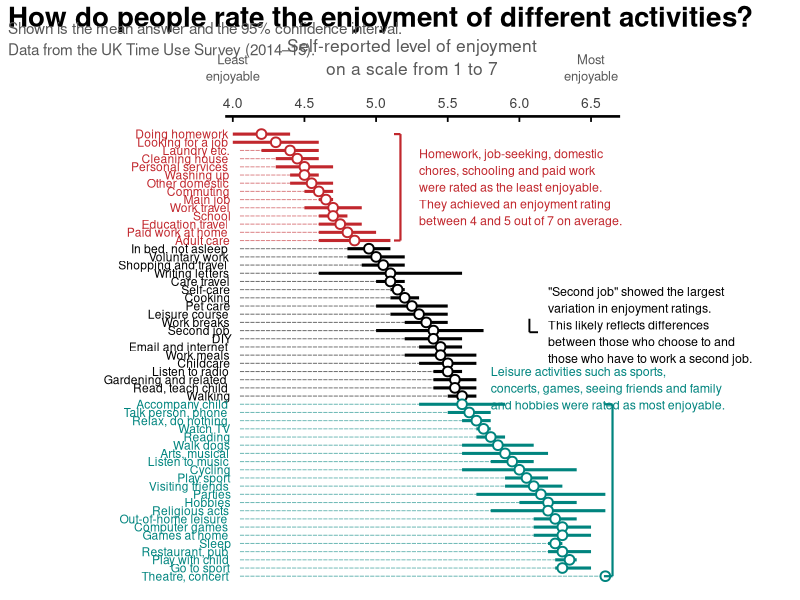
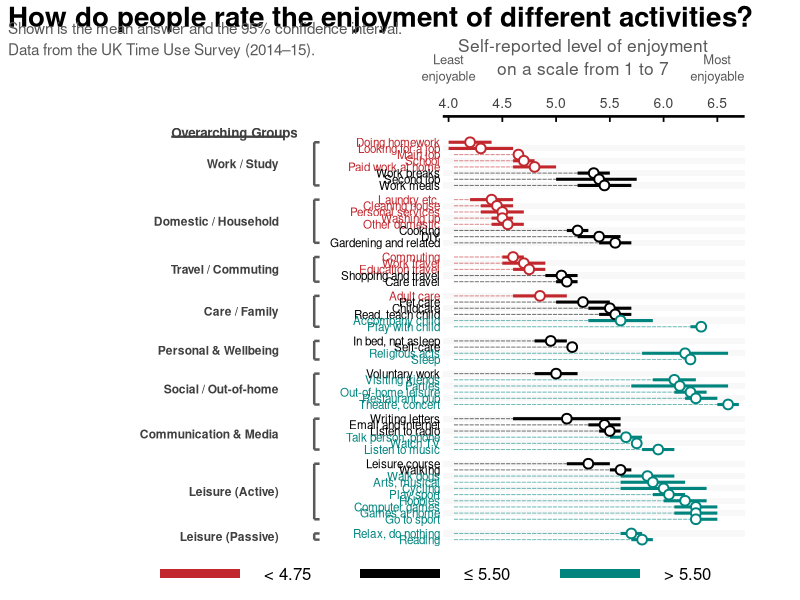

R code for these plots, in order:
## ---- chunk 1
knitr::opts_chunk$set(
  fig.width  = 8.5,
  fig.height = 12.85,  # 1.51 * width
  dpi        = 300,
  out.width  = "100%",
  fig.align  = "center",
  warning    = FALSE,
  message    = FALSE)
## ---- chunk 2
library(readxl)
library(dplyr)
library(ggplot2)
library(cowplot)
library(grid)
## ---- chunk 3
df <- read_excel("enjoyment_uk_time_use.xlsx", sheet = "data") %>%
  arrange(Reihenfolge) %>%
  mutate(
    # Reverse factor levels so the first activity appears at the top
    Activity  = factor(Activity, levels = rev(Activity)),

    # Assign each activity to one of three color groups (low / mid / high enjoyment)
    color_grp = case_when(
      Activity %in% c(
        "Doing homework","Looking for a job","Laundry etc.","Cleaning house",
        "Personal services","Washing up","Other domestic","Commuting",
        "Main job","Work travel","School","Education travel",
        "Paid work at home","Adult care"
      ) ~ "Low",
      Activity %in% c(
        "Accompany child","Talk person, phone","Relax, do nothing","Watch TV",
        "Reading","Walk dogs","Arts, musical","Listen to music","Cycling",
        "Play sport","Visiting friends","Parties","Hobbies","Religious acts",
        "Out-of-home leisure","Computer games","Games at home","Sleep",
        "Restaurant, pub","Play with child","Go to sport","Theatre, concert"
      ) ~ "High",
      TRUE ~ "Mid"
    )
  )

# Color palette 
pal <- c("Low" = "#C1272D", "Mid" = "#000000", "High" = "#00847E")
## ---- chunk 4
y_of <- function(lbl) {
  y <- match(lbl, levels(df$Activity))
  if (is.na(y)) stop(paste0("Label not found in Activity levels: ", lbl))
  y
}

# Low-enjoyment bracket range
y_low_top     <- y_of("Doing homework")
y_low_bottom  <- y_of("Adult care")
y_low_text    <- (y_low_top + y_low_bottom) / 2

# Mid callout around "Second job"
y_mid_anchor  <- y_of("Second job")
y_mid_top     <- y_of("Work breaks") + 0.45
y_mid_bottom  <- y_mid_anchor - 0.20
y_mid_text    <- (y_mid_top + y_mid_bottom) / 2 + 0.05

# High-enjoyment bracket range
y_high_top    <- y_of("Accompany child")
y_high_bottom <- y_of("Theatre, concert")
y_high_text   <- y_high_top + 1.95
## ---- chunk 5
# Visual tuning 
pt_size   <- 2.6
pt_stroke <- 1.0
ci_lwd    <- 1.05
dot_lwd   <- 0.35

x_min      <- 4.0
x_max_tick <- 6.5
x_max      <- 6.65
x_guide    <- x_min + 0.05

# Callout positions 
x_br_low   <- 5.17; x_txt_low  <- 5.30
x_br_mid   <- 6.07; x_txt_mid  <- 6.20
x_br_high  <- 6.65; x_txt_high <- 5.80

p_core <- ggplot(df, aes(x = Mean, y = Activity)) +

  # Dotted guide line from 4.0 to the activity mean
  geom_segment(
    aes(x = x_guide, xend = Mean, colour = color_grp),
    linewidth = dot_lwd,
    linetype  = "41",
    alpha     = 0.55
  ) +

  # 95% confidence interval 
  geom_errorbarh(
    aes(xmin = CI_low, xmax = CI_high, colour = color_grp),
    height    = 0,
    linewidth = ci_lwd
  ) +

  # Mean point 
  geom_point(
    aes(colour = color_grp),
    shape  = 21,
    fill   = "white",
    stroke = pt_stroke,
    size   = pt_size
  ) +

  # Manual activity labels 
  geom_text(
    aes(x = x_min, label = Activity, colour = color_grp),
    hjust = 1.05,
    vjust = 0.50,
    size  = 3.05
  ) +

  # Callout arrows

  annotate("segment", x = x_br_low, xend = x_br_low, y = y_low_top, yend = y_low_bottom,
           linewidth = 0.75, colour = pal["Low"]) +
  annotate("segment", x = x_br_low, xend = x_br_low - 0.045, y = y_low_top, yend = y_low_top,
           linewidth = 0.75, colour = pal["Low"]) +
  annotate("segment", x = x_br_low, xend = x_br_low - 0.045, y = y_low_bottom, yend = y_low_bottom,
           linewidth = 0.75, colour = pal["Low"]) +
  annotate(
    "text",
    x = x_txt_low, y = y_low_text,
    label = "Homework, job-seeking, domestic\nchores, schooling and paid work\nwere rated as the least enjoyable.\nThey achieved an enjoyment rating\nbetween 4 and 5 out of 7 on average.",
    hjust = 0, vjust = 0.5,
    size = 3.15, colour = pal["Low"], lineheight = 1.12
  ) +

  annotate("segment", x = x_br_mid, xend = x_br_mid, y = y_mid_top, yend = y_mid_bottom,
           linewidth = 0.65, colour = pal["Mid"]) +
  annotate("segment", x = x_br_mid, xend = x_br_mid + 0.060, y = y_mid_bottom, yend = y_mid_bottom,
           linewidth = 0.65, colour = pal["Mid"]) +
  annotate(
    "text",
    x = x_txt_mid, y = y_mid_text,
    label = "\"Second job\" showed the largest\nvariation in enjoyment ratings.\nThis likely reflects differences\nbetween those who choose to and\nthose who have to work a second job.",
    hjust = 0, vjust = 0.5,
    size = 3.15, colour = pal["Mid"], lineheight = 1.12
  ) +

  annotate("segment", x = x_br_high, xend = x_br_high, y = y_high_top, yend = y_high_bottom,
           linewidth = 0.75, colour = pal["High"]) +
  annotate("segment", x = x_br_high, xend = x_br_high - 0.060, y = y_high_top, yend = y_high_top,
           linewidth = 0.75, colour = pal["High"]) +
  annotate("segment", x = x_br_high, xend = x_br_high - 0.060, y = y_high_bottom, yend = y_high_bottom,
           linewidth = 0.75, colour = pal["High"]) +
  annotate(
    "text",
    x = x_txt_high, y = y_high_text,
    label = "Leisure activities such as sports,\nconcerts, games, seeing friends and family\nand hobbies were rated as most enjoyable.",
    hjust = 0, vjust = 0.5,
    size = 3.15, colour = pal["High"], lineheight = 1.12
  ) +

  scale_color_manual(values = pal, guide = "none") +
  scale_x_continuous(
    limits   = c(x_min, x_max),
    breaks   = seq(x_min, x_max_tick, by = 0.5),
    position = "top",
    expand   = expansion(mult = c(0.02, 0.02))
  ) +
  scale_y_discrete(expand = expansion(mult = c(0.01, 0.04))) +
  labs(x = NULL, y = NULL) +
  theme_minimal(base_size = 11) +
  theme(
    panel.grid.major.x = element_blank(),
    panel.grid.minor.x = element_blank(),
    panel.grid.major.y = element_blank(),
    panel.grid.minor.y = element_blank(),

    axis.text.y  = element_blank(),
    axis.ticks.y = element_blank(),

    axis.text.x.top = element_text(color = "grey25", size = 10, margin = margin(b = 6)),
    axis.line.x.top  = element_line(color = "black", linewidth = 0.9),
    axis.ticks.x.top = element_line(color = "black", linewidth = 0.6),
    axis.ticks.length.x.top = unit(-4, "pt"),

    plot.margin = margin(t = 8, r = 130, b = 14, l = 160)
  ) +
  coord_cartesian(clip = "off") +

  annotate(
    "text", x = x_min, y = Inf,
    label = "Least\nenjoyable",
    hjust = 0.5, vjust = -1.35,
    size = 3.3, color = "grey35", lineheight = 1.05
  ) +
  annotate(
    "text", x = (x_min + x_max_tick)/2, y = Inf,
    label = "Self-reported level of enjoyment\non a scale from 1 to 7",
    hjust = 0.5, vjust = -1.15,
    size = 4.4, color = "grey35", lineheight = 1.10
  ) +
  annotate(
    "text", x = x_max_tick, y = Inf,
    label = "Most\nenjoyable",
    hjust = 0.5, vjust = -1.35,
    size = 3.3, color = "grey35", lineheight = 1.05
  )

header <- ggdraw() +
  draw_label(
    "How do people rate the enjoyment of different activities?",
    x = 0.01, y = 0.92,
    hjust = 0, vjust = 1,
    fontface = "bold",
    size = 20
  ) +
  draw_label(
    "Shown is the mean answer and the 95% confidence interval.\nData from the UK Time Use Survey (2014–15).",
    x = 0.01, y = 0.58,
    hjust = 0, vjust = 0.6,
    size = 11,
    color = "grey35",
    lineheight = 1.15
  )

plot_grid(
  header, p_core,
  ncol = 1,
  rel_heights = c(0.14, 0.86)
)
## ---- chunk 6
if (!exists("df")) stop("Object `df` not found. Run the earlier data_prep chunk first.")
if (!exists("pal")) pal <- c("Low" = "#C1272D", "Mid" = "#000000", "High" = "#00847E")

group_col <- intersect(
  c(
    "Übergeordnete Gruppe","Uebergeordnete Gruppe","Uebergeordnete_Gruppe","Übergeordnete_Gruppe",
    "OverarchingGroup","overarching_group","ActivityGroup","activity_group",
    "SuperGroup","super_group","MainGroup","main_group","Group","group","Category","category","CATEGORY"
  ),
  names(df)
)[1]
if (is.na(group_col)) stop("Overarching group column not found in `df`.")

order_col <- intersect(c("Reihenfolge","Order","order","Rank","rank","Sort","sort","Index","index"), names(df))[1]

df_plot <- df %>%
  filter(!is.na(Activity)) %>%
  mutate(
    super_grp    = as.character(.data[[group_col]]),
    Activity_lbl = as.character(Activity)
  )

if (is.na(order_col)) {
  df_plot <- df_plot %>% mutate(.tmp_order = row_number())
  order_col <- ".tmp_order"
}

super_levels <- df_plot %>%
  arrange(.data[[order_col]]) %>%
  distinct(super_grp) %>%
  pull(super_grp) %>%
  .[!is.na(.)]

df_plot <- df_plot %>%
  mutate(
    super_grp = factor(super_grp, levels = super_levels),
    color_grp = factor(color_grp, levels = c("Low","Mid","High"))
  ) %>%
  arrange(super_grp, .data[[order_col]])
## ---- chunk 7
row_step  <- 1.00
group_gap <- row_step * 1.30

df_plot <- df_plot %>%
  mutate(
    row_id    = row_number(),
    new_group = row_id > 1L & as.character(super_grp) != as.character(lag(super_grp)),
    cum_gap   = cumsum(if_else(new_group, group_gap, 0)),
    y_pos     = (row_id - 1L) * row_step + cum_gap
  )

y_max <- max(df_plot$y_pos)
df_plot <- df_plot %>% mutate(y = y_max - y_pos + 1)

band_half <- 0.50 * row_step
band_df <- df_plot %>%
  arrange(desc(y)) %>%
  mutate(band_id = row_number()) %>%
  filter(band_id %% 2 == 0) %>%
  transmute(ymin = y - band_half, ymax = y + band_half)

grp_ranges <- df_plot %>%
  group_by(super_grp) %>%
  summarise(
    y_top   = max(y),
    y_bot   = min(y),
    y_mid   = (y_top + y_bot) / 2,
    grp_lbl = as.character(first(super_grp)),
    .groups = "drop"
  )
## ---- chunk 8
pt_size   <- 2.6
pt_stroke <- 1.0
ci_lwd    <- 1.05
dot_lwd   <- 0.35

x_min      <- 4.0
x_max_tick <- 6.5
x_max      <- 6.70
x_guide    <- x_min + 0.05

x_act_txt <- x_min - 0.08
x_grp_br  <- x_min - 1.25
x_grp_txt <- x_min - 1.58
grp_tick  <- 0.05

# "Overarching Groups" label in the left margin 

x_og      <- x_grp_txt - 1.0
y_og      <- max(df_plot$y) + row_step * 1.55
y_ul      <- y_og - row_step * 0.65
x_ul_from <- x_og + 0.0
x_ul_to   <- x_og + 1.05

p_alt <- ggplot(df_plot, aes(x = Mean, y = y)) +

  geom_rect(
    data = band_df,
    aes(xmin = -Inf, xmax = Inf, ymin = ymin, ymax = ymax),
    inherit.aes = FALSE,
    fill  = "grey97",
    alpha = 0.90
  ) +

  geom_segment(
    aes(x = x_guide, xend = Mean, yend = y, colour = color_grp),
    linewidth = dot_lwd,
    linetype  = "41",
    alpha     = 0.55
  ) +

  geom_segment(
    aes(x = CI_low, xend = CI_high, yend = y, colour = color_grp),
    linewidth = ci_lwd
  ) +

  geom_point(
    aes(colour = color_grp),
    shape  = 21,
    fill   = "white",
    stroke = pt_stroke,
    size   = pt_size
  ) +

  geom_text(
    aes(x = x_act_txt, label = Activity_lbl, colour = color_grp),
    hjust = 1.00,
    vjust = 0.50,
    size  = 2.95
  ) +

  geom_segment(
    data = grp_ranges,
    aes(x = x_grp_br, xend = x_grp_br, y = y_top, yend = y_bot),
    inherit.aes = FALSE,
    linewidth = 0.85,
    colour = "grey35"
  ) +
  geom_segment(
    data = grp_ranges,
    aes(x = x_grp_br, xend = x_grp_br + grp_tick, y = y_top, yend = y_top),
    inherit.aes = FALSE,
    linewidth = 0.85,
    colour = "grey35"
  ) +
  geom_segment(
    data = grp_ranges,
    aes(x = x_grp_br, xend = x_grp_br + grp_tick, y = y_bot, yend = y_bot),
    inherit.aes = FALSE,
    linewidth = 0.85,
    colour = "grey35"
  ) +

  geom_text(
    data = grp_ranges,
    aes(x = x_grp_txt, y = y_mid, label = grp_lbl),
    inherit.aes = FALSE,
    hjust = 1,
    vjust = 0.5,
    size  = 3.05,
    colour = "grey25",
    fontface = "bold"
  ) +

  annotate(
    "text",
    x = x_og, y = y_og,
    label = "Overarching Groups",
    hjust = 0, vjust = 0.5,
    size = 3.4, colour = "grey25", fontface = "bold"
  ) +
  annotate(
    "segment",
    x = x_ul_from, xend = x_ul_to, y = y_ul, yend = y_ul,
    linewidth = 0.8, colour = "grey25"
  ) +

  scale_color_manual(values = pal, guide = "none") +
  scale_x_continuous(
    breaks   = seq(x_min, x_max_tick, by = 0.5),
    position = "top",
    expand   = expansion(mult = c(0.02, 0.02))
  ) +
  scale_y_continuous(
    breaks = NULL,
    expand = expansion(mult = c(0.01, 0.04))
  ) +
  labs(x = NULL, y = NULL) +
  theme_minimal(base_size = 11) +
  theme(
    panel.grid.major.x = element_blank(),
    panel.grid.minor.x = element_blank(),
    panel.grid.major.y = element_blank(),
    panel.grid.minor.y = element_blank(),

    axis.text.y  = element_blank(),
    axis.ticks.y = element_blank(),

    axis.text.x.top = element_text(color = "grey25", size = 10, margin = margin(b = 6)),
    axis.line.x.top  = element_line(color = "black", linewidth = 0.9),
    axis.ticks.x.top = element_line(color = "black", linewidth = 0.6),
    axis.ticks.length.x.top = unit(-4, "pt"),

    plot.margin  = margin(t = 8, r = 40, b = 6, l = 320)
  ) +
  coord_cartesian(xlim = c(x_min, x_max), clip = "off") +

  annotate(
    "text", x = x_min, y = Inf,
    label = "Least\nenjoyable",
    hjust = 0.5, vjust = -1.35,
    size = 3.3, color = "grey35", lineheight = 1.05
  ) +
  annotate(
    "text", x = (x_min + x_max_tick)/2, y = Inf,
    label = "Self-reported level of enjoyment\non a scale from 1 to 7",
    hjust = 0.5, vjust = -1.15,
    size = 4.4, color = "grey35", lineheight = 1.10
  ) +
  annotate(
    "text", x = x_max_tick, y = Inf,
    label = "Most\nenjoyable",
    hjust = 0.5, vjust = -1.35,
    size = 3.3, color = "grey35", lineheight = 1.05
  )

header_alt <- ggdraw() +
  draw_label(
    "How do people rate the enjoyment of different activities?",
    x = 0.01, y = 0.92,
    hjust = 0, vjust = 1,
    fontface = "bold",
    size = 20
  ) +
  draw_label(
    "Shown is the mean answer and the 95% confidence interval.\nData from the UK Time Use Survey (2014–15).",
    x = 0.01, y = 0.58,
    hjust = 0, vjust = 0.6,
    size = 11,
    color = "grey35",
    lineheight = 1.15
  )

leg_box_w <- 0.10
leg_box_h <- 0.18

legend_alt <- ggdraw() +
  draw_grob(
    grid::rectGrob(
      x = 0.25, y = 0.55, width = leg_box_w, height = leg_box_h,
      gp = grid::gpar(fill = pal["Low"], col = NA)
    )
  ) +
  draw_label("< 4.75", x = 0.25 + 0.08, y = 0.55, hjust = 0, vjust = 0.5, size = 12) +
  draw_grob(
    grid::rectGrob(
      x = 0.50, y = 0.55, width = leg_box_w, height = leg_box_h,
      gp = grid::gpar(fill = pal["Mid"], col = NA)
    )
  ) +
  draw_label("\u2264 5.50", x = 0.50 + 0.08, y = 0.55, hjust = 0, vjust = 0.5, size = 12) +
  draw_grob(
    grid::rectGrob(
      x = 0.75, y = 0.55, width = leg_box_w, height = leg_box_h,
      gp = grid::gpar(fill = pal["High"], col = NA)
    )
  ) +
  draw_label("> 5.50", x = 0.75 + 0.08, y = 0.55, hjust = 0, vjust = 0.5, size = 12)

plot_grid(
  header_alt, p_alt, legend_alt,
  ncol = 1,
  rel_heights = c(0.14, 0.78, 0.08)
)
## ---- chunk 9
library(kableExtra)

tbl_num <- df_plot %>%
  group_by(super_grp) %>%
  summarise(
    n_activities = n(),
    mean_avg     = mean(Mean, na.rm = TRUE),
    median_avg   = median(Mean, na.rm = TRUE),
    min_mean     = min(Mean, na.rm = TRUE),
    max_mean     = max(Mean, na.rm = TRUE),
    .groups = "drop"
  )

imax <- which.max(tbl_num$mean_avg)
imin <- which.min(tbl_num$mean_avg)

fmt_val <- function(x) format(round(x, 2), nsmall = 2)

tbl_out <- tbl_num %>%
  mutate(
    mean_disp = case_when(
      row_number() == imax ~ cell_spec(fmt_val(mean_avg), bold = TRUE, color = "white", background = "#2E7D32"),
      row_number() == imin ~ cell_spec(fmt_val(mean_avg), bold = TRUE, color = "white", background = "#C62828"),
      TRUE ~ cell_spec(fmt_val(mean_avg))
    )
  ) %>%
  transmute(
    `Overarching group`            = as.character(super_grp),
    `# Activities`                 = n_activities,
    `Mean (avg across activities)` = mean_disp,
    `Median`                       = fmt_val(median_avg),
    `Min mean`                     = fmt_val(min_mean),
    `Max mean`                     = fmt_val(max_mean)
  )

out_fmt <- if (knitr::is_latex_output()) "latex" else "html"

knitr::kable(
  tbl_out,
  format   = out_fmt,
  escape   = FALSE,
  booktabs = TRUE
) %>%
  kable_styling(full_width = FALSE)
